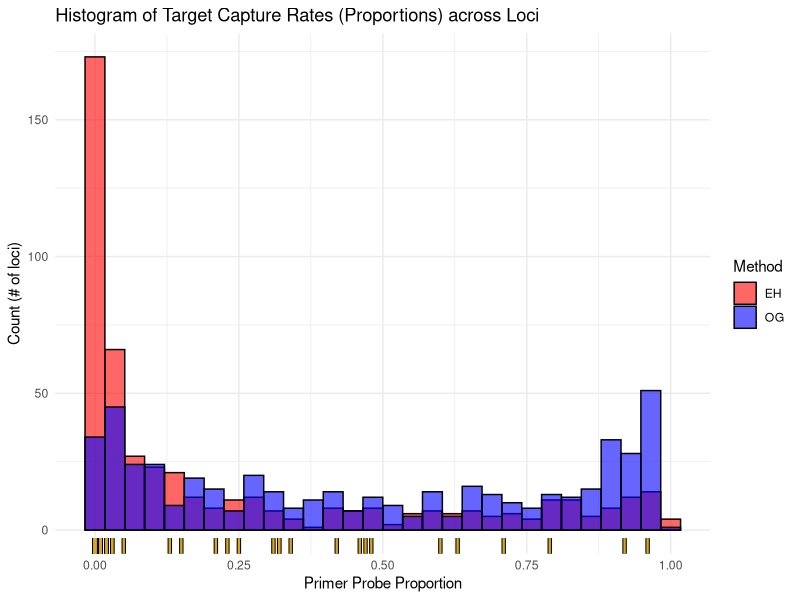
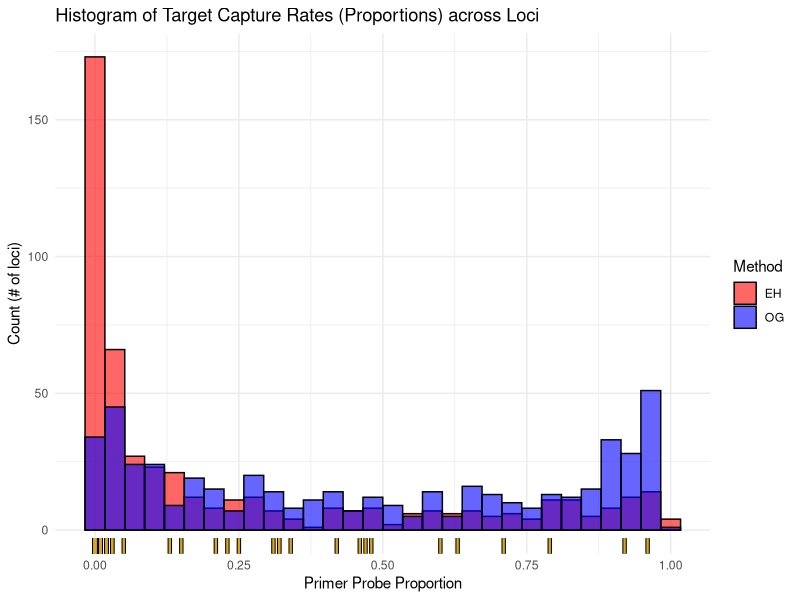

Generate these figures, in order, with R: (Note: this script raises an error after producing the figures.)
# Install packages
install.packages("readxl")

# Load required libraries
library(readxl)
library(ggplot2)
library(tidyr)
library(dplyr)

#Read in the Excel file
data <- read_excel("GTscore_Summary_comparison.xlsx", sheet = "locus_summary")
to_remove <- read_excel("GTscore_Summary_comparison.xlsx", sheet = "to_remove")

# Optional: check your column names
print(colnames(data))

#Reshape to long format
data_long <- data %>%
  pivot_longer(cols = c(primerprobeprop_EH, primerprobeprop_OG),
               names_to = "GenotypeType",
               values_to = "Proportion") %>%
  mutate(Proportion = as.numeric(Proportion))  # <-- Force numeric

# Filter data_long for the loci to be removed
highlight_loci <- data_long %>%
  filter(locus %in% to_remove$locus)
highlight_loci <- inner_join(data, to_remove, by = "locus")
highlight_long <- inner_join(highlight_loci, data_long, by = "locus")

#Let's create a histogram overlaying the proportion of primer probe reads captured by each locus for both methods (EH and OG)
histogram_loci <- ggplot(data_long, aes(x = Proportion, fill = GenotypeType)) +
  geom_histogram(position = "identity", bins = 30, alpha = 0.6, color = "black") +
  
  # Black base for outline
  geom_rug(data = highlight_long, aes(x = Proportion),
           sides = "b", size = 1.5, color = "black", inherit.aes = FALSE) +
  
  # Goldenrod overlay for visibility
  geom_rug(data = highlight_long, aes(x = Proportion),
           sides = "b", size = 0.8, color = "goldenrod", inherit.aes = FALSE) +
  
  scale_fill_manual(values = c("primerprobeprop_EH" = "red", "primerprobeprop_OG" = "blue"),
                    labels = c("EH", "OG")) +
  labs(
    title = "Histogram of Target Capture Rates (Proportions) across Loci",
    x = "Primer Probe Proportion",
    y = "Count (# of loci)",
    fill = "Method"
  ) +
  theme_minimal()#This figure shows us that EH methods performed poorly compared to OG methods

histogram_loci

ggsave(filename = "histogram_loci.jpeg", plot = histogram_loci, dpi = 300, width = 8, height = 6, units = "in")


#Let's plot a scatter plot to compare primer probe reads across loci, for both EH and OG methods
data$primerprobeprop_OG <- as.numeric(data$primerprobeprop_OG)
data$primerprobeprop_EH <- as.numeric(data$primerprobeprop_EH)

stopifnot(all(c("primerprobeprop_OG", "primerprobeprop_EH") %in% colnames(highlight_loci)))

scatter_loci <- ggplot(data, aes(x = primerprobeprop_OG, y = primerprobeprop_EH)) +
  geom_point(color = "darkgreen", alpha = 0.7) +
  # Overlay to_remove loci with different style
  geom_point(data = highlight_loci, aes(x = primerprobeprop_OG, y = primerprobeprop_EH),
             color = "black", shape = 21, fill = "yellow", size = 3, stroke = 1.2) +
  geom_abline(slope = 1, intercept = 0, linetype = "dashed", color = "red") +
  scale_x_continuous(
    name = "Original GTseq method (OG)",
    breaks = seq(0, 1, by = 0.2)
  ) +
  scale_y_continuous(
    name = "Emma's GTseq method (EH)",
    breaks = seq(0, 1, by = 0.2)
  ) +
  labs(title = "Primer Probe Proportion Across Loci: EH vs OG") +
  theme_minimal() #The plot shows most points falling below the slope line, which 
#indicates that the OG methods performed better for the majority of loci
ggsave(filename = "scatter_loci.jpeg", plot = scatter_loci, dpi = 300, width = 8, height = 6, units = "in")

#Now let's repeat these but for the individual summary instead
data2 <- read_excel("GTscore_Summary_comparison.xlsx", sheet = "individual_summary")

histogram_individuals <- ggplot(data2, aes(x = Primer.Probe.Proportion, fill = treatment)) +
  geom_histogram(position = "identity", bins = 30, alpha = 0.5, color = "black") +
  scale_fill_manual(values = c("OG" = "blue", "EH" = "red")) +
  labs(
    title = "Primer Probe Proportions for Individuals Under Two Treatments",
    x = "Primer Probe Proportion",
    y = "Number of Individuals"
  ) +
  theme_minimal() #This figure shows us that EH and OG methods performed somewhat 
#similarly at the low end, with OG methods producing a few high primer-probe results
ggsave(filename = "histogram_individuals.jpeg", plot = histogram_individuals, dpi = 300, width = 8, height = 6, units = "in")


#scatter plot for individual summary
# Step 1: Pivot wider to get one row per sample with separate EH and OG columns
data_wide <- data2 %>%
  pivot_wider(names_from = treatment, values_from = Primer.Probe.Proportion)

# Step 2: Ensure numeric (just in case)
data_wide$OG <- as.numeric(data_wide$OG)
data_wide$EH <- as.numeric(data_wide$EH)

###############################################################################
# Step 3: Create scatter plot
scatter_individuals <- ggplot(data2, aes(x = sample, y = treatme)) +
  geom_point(color = "darkgreen", alpha = 0.7) +
  geom_abline(slope = 1, intercept = 0, linetype = "dashed", color = "red") +
  scale_x_continuous(
    name = "Original GTseq method (OG)",
    breaks = seq(0, 1, by = 0.2)
  ) +
  scale_y_continuous(
    name = "Emma's GTseq method (EH)",
    breaks = seq(0, 1, by = 0.2)
  ) +
  labs(title = "Primer Probe Proportion for Individuals: EH vs OG") +
  theme_minimal() #This plot shows, unlike the locus summary plot, a large 
#cluster of individuals that EH methods worked better for, and then a number of 
#samples spread over a large range that performed better with OG methods
ggsave(filename = "scatter_individuals", plot = scatter_individuals, dpi = 300, width = 8, height = 6, units = "in")


#histogram for individual summary of off-target reads
ggplot(data_long2, aes(x = Proportion, fill = GenotypeType)) +
  geom_histogram(position = "identity", bins = 30, alpha = 0.6, color = "black") +
  scale_fill_manual(values = c("Primer.Probe.ProportionEH" = "red", "Primer.Probe.ProportionOG" = "blue"),
                    labels = c("EH", "OG")) +
  labs(
    title = "Histogram of Target Capture Rates (Proportions) for Individuals",
    x = "Primer Probe Proportion",
    y = "Count (# of loci)",
    fill = "Method"
  ) +
  theme_minimal()

